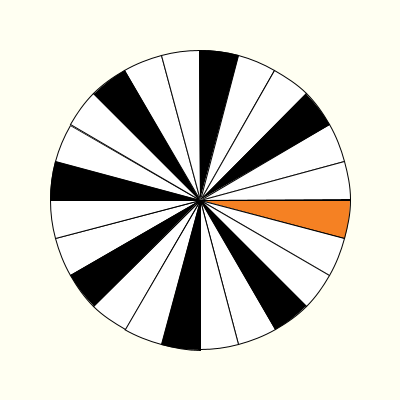
Frame 1 (no input)
Frame 60 (the mouse pressed at the canvas centre just before this capture): identical to frame 1, image omitted
Frame 120 (the mouse held since frame 60 and released just before this capture): identical to frame 1, image omitted

The Processing sketch that drew this single still picture (run headless with seeded random() and noise(); from frame 60 on, the mouse is pressed at the canvas centre):

// Processing sketch: week16_9_lucky_big_wheel
// ── week16_9_lucky_big_wheel.pde
void setup() {
  size(400, 400);
}
void draw() {
  background(#FFFFF2);

  for (int i=0; i<24; i++) {
    if (i==0) fill(#F58123);
    else if (i%3==0)fill(0, 0, 0);
    else if (i%3==0)fill(#FFF19D);
    else fill(255, 255, 255);
    float a=radians(360/24);
    arc(200, 200, 300, 300, a*i+dx, a*i+a+dx, PIE);
  }

  dx-=v;
  v=v*0.95;
}
float oldX=0, dx=0, v=0;
void mousePressed() {
  oldX=mouseX;
}
void mouseDragged() {
  dx=radians(mouseX-oldX);
}
void mouseReleased() {
  v=radians(mouseX-oldX);
}
